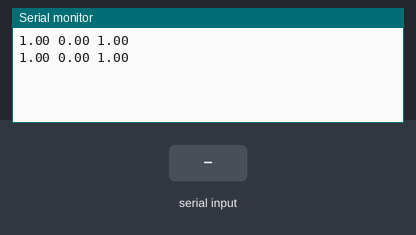
Recording of a sketch running on a simulated Arduino Uno, built with avr-gcc and run on an emulated ATmega328P. Parts: the last lines printed to the serial monitor. The inputs (shaded band) are chosen by the test bench.

Above: at 1.2 s.
1.3 s: "90 45 200\n" received over Serial
At 3.5 s:
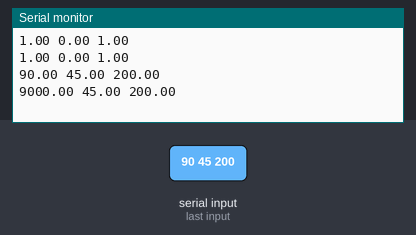
At 6.8 s:
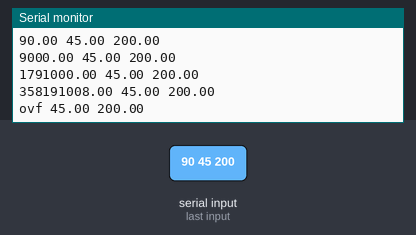
Timing chart, 0 to 8.3 s (numbered marks = the images above; inputs shaded):
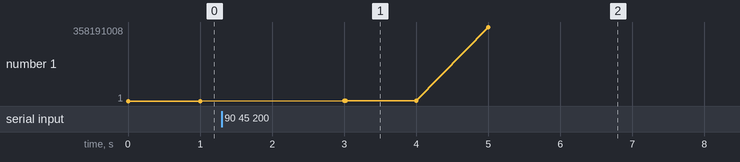

Measured:
- after the input at 1.3 s, the serial monitor: prints a new line after 1.7 s (image 1)
- plotted number 1: 1 → 358191008 after the input at 1.3 s

The sketch:

float_issues_test.ino
```cpp
/**
 testing some serial reading and converting to float as well as writing on serial again
*/

float mx=1.0f;
float mx_s=1.0f;//scale
float mx_b=0.0f;//bias

int serialPeriod=1000; //ms
long serialTime;

void setup() {
  Serial.begin(9600);
}
void loop() {
  if(millis()>serialTime){
    mx=(mx-mx_b)*(float)mx_s;
    serialReceive();
    serialSend();
    serialTime+=serialPeriod;
  }
}
//https://arduino.stackexchange.com/questions/1013/how-do-i-split-an-incoming-string
String getValue(String data, char separator, int index){
    int found = 0;
    int strIndex[] = { 0, -1 };
    int maxIndex = data.length() - 1;

    for (int i = 0; i <= maxIndex && found <= index; i++) {
        if (data.charAt(i) == separator || i == maxIndex) {
            found++;
            strIndex[0] = strIndex[1] + 1;
            strIndex[1] = (i == maxIndex) ? i+1 : i;
        }
    }
    return found > index ? data.substring(strIndex[0], strIndex[1]) : "";
}

void serialReceive(){
  if(Serial.available()){
    String input = Serial.readStringUntil("\n");
    mx = getValue(input,' ',0).toFloat(); //DONT WORK DONT WORK DONT WORK DONT WORK DONT WORK
    mx_b = getValue(input,' ',1).toFloat(); //DONT WORK DONT WORK DONT WORK DONT WORK DONT WORK
    mx_s = getValue(input,' ',2).toFloat(); //DONT WORK DONT WORK DONT WORK DONT WORK DONT WORK
  }
}
void serialSend(){ //BEWARE OF BUFFER SIZE
  Serial.print(mx);
  Serial.print(" ");
  Serial.print(mx_b);
  Serial.print(" ");
  Serial.println(mx_s);
}
```
